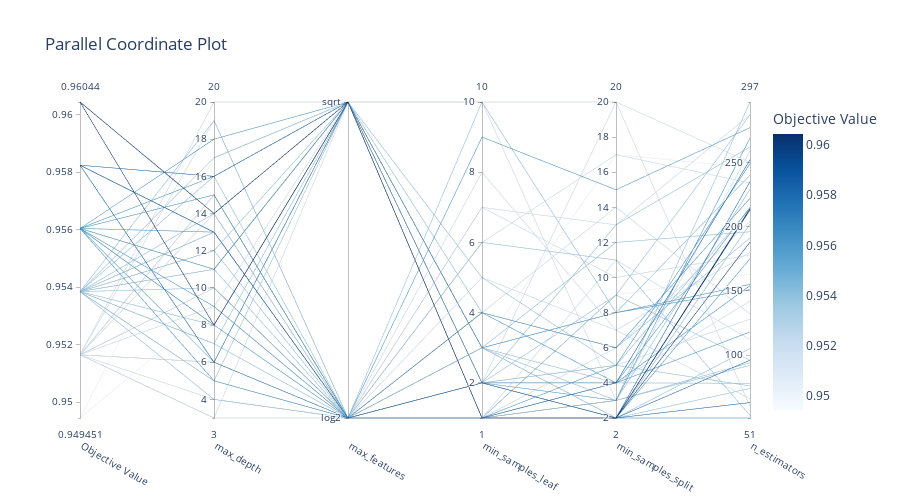

Here is the notebook cell this chart was saved with:
### Code cell
# 並行座標プロット
fig = plot_parallel_coordinate(study_rf)
fig.update_layout(title='Parallel Coordinate Plot', width=900, height=500)
fig.show()

print("\n並行座標プロットの読み方:")
print("- 各線が1回の試行を表す")
print("- 色が濃いほどスコアが高い")
print("- パラメータ間の関係性が見える")

### Figure 1 — Plotly figure (JSON) as saved in the notebook; plotly's stock layout.template omitted (floating-point values rounded to 4 significant figures)
{"data": [{"dimensions": [{"label": "Objective Value", "range": [0.9495, 0.9604], "values": [0.9538, 0.9538, 0.9516, 0.9582, 0.956, 0.9538, 0.9516, 0.956, 0.9516, 0.9495, 0.9604, 0.956, 0.9538, 0.9516, 0.956, 0.9538, 0.9516, 0.9582, 0.956, 0.956, 0.9516, 0.9582, 0.9538, 0.9516, 0.9538, 0.9538, 0.9538, 0.9538, 0.9538, 0.9495, 0.956, 0.956, 0.9538, 0.9538, 0.9538, 0.9516, 0.9516, 0.9538, 0.9516, 0.9538, 0.9516, 0.956, 0.9538, 0.9516, 0.9604, 0.9604, 0.9582, 0.956, 0.956, 0.9516]}, {"label": "max_depth", "range": [3, 20], "values": [5, 4, 10, 6, 15, 19, 6, 11, 15, 17, 8, 8, 8, 3, 8, 12, 6, 13, 9, 6, 3, 13, 14, 10, 7, 12, 17, 10, 5, 9, 5, 13, 13, 16, 11, 14, 19, 13, 4, 7, 15, 11, 11, 9, 14, 14, 16, 18, 16, 20]}, {"label": "max_features", "range": [0, 1], "ticktext": ["log2", "sqrt"], "tickvals": [0, 1], "values": [0, 0, 0, 0, 0, 0, 1, 1, 0, 1, 1, 1, 1, 1, 0, 1, 1, 0, 0, 1, 0, 0, 0, 0, 0, 0, 1, 0, 1, 0, 0, 0, 0, 0, 0, 0, 0, 0, 0, 1, 0, 1, 1, 1, 1, 1, 1, 1, 1, 1]}, {"label": "min_samples_leaf", "range": [1, 10], "values": [1, 10, 7, 1, 9, 6, 10, 3, 7, 3, 1, 1, 3, 2, 4, 5, 1, 2, 4, 2, 5, 2, 1, 2, 1, 3, 4, 2, 1, 1, 2, 2, 3, 2, 1, 8, 4, 3, 6, 2, 1, 3, 3, 2, 1, 1, 1, 1, 1, 10]}, {"label": "min_samples_split", "range": [2, 20], "values": [9, 8, 13, 2, 15, 11, 20, 8, 10, 17, 2, 2, 2, 5, 4, 5, 6, 2, 6, 4, 7, 2, 3, 4, 2, 4, 6, 13, 3, 9, 3, 2, 2, 5, 3, 7, 14, 3, 17, 9, 11, 8, 12, 20, 2, 2, 4, 5, 4, 3]}, {"label": "n_estimators", "range": [51, 297], "values": [287, 240, 287, 235, 277, 53, 250, 155, 178, 246, 188, 175, 202, 128, 118, 214, 204, 96, 222, 154, 180, 63, 94, 142, 105, 78, 191, 262, 229, 163, 269, 51, 74, 76, 92, 66, 132, 297, 234, 96, 112, 151, 196, 60, 213, 214, 252, 249, 215, 259]}], "labelangle": 30, "labelside": "bottom", "line": {"color": [0.9538, 0.9538, 0.9516, 0.9582, 0.956, 0.9538, 0.9516, 0.956, 0.9516, 0.9495, 0.9604, 0.956, 0.9538, 0.9516, 0.956, 0.9538, 0.9516, 0.9582, 0.956, 0.956, 0.9516, 0.9582, 0.9538, 0.9516, 0.9538, 0.9538, 0.9538, 0.9538, 0.9538, 0.9495, 0.956, 0.956, 0.9538, 0.9538, 0.9538, 0.9516, 0.9516, 0.9538, 0.9516, 0.9538, 0.9516, 0.956, 0.9538, 0.9516, 0.9604, 0.9604, 0.9582, 0.956, 0.956, 0.9516], "colorbar": {"title": {"text": "Objective Value"}}, "colorscale": [[0, "rgb(247,251,255)"], [0.125, "rgb(222,235,247)"], [0.25, "rgb(198,219,239)"], [0.375, "rgb(158,202,225)"], [0.5, "rgb(107,174,214)"], [0.625, "rgb(66,146,198)"], [0.75, "rgb(33,113,181)"], [0.875, "rgb(8,81,156)"], [1, "rgb(8,48,107)"]], "reversescale": false, "showscale": true}, "type": "parcoords"}], "layout": {"height": 500, "title": {"text": "Parallel Coordinate Plot"}, "width": 900}}
